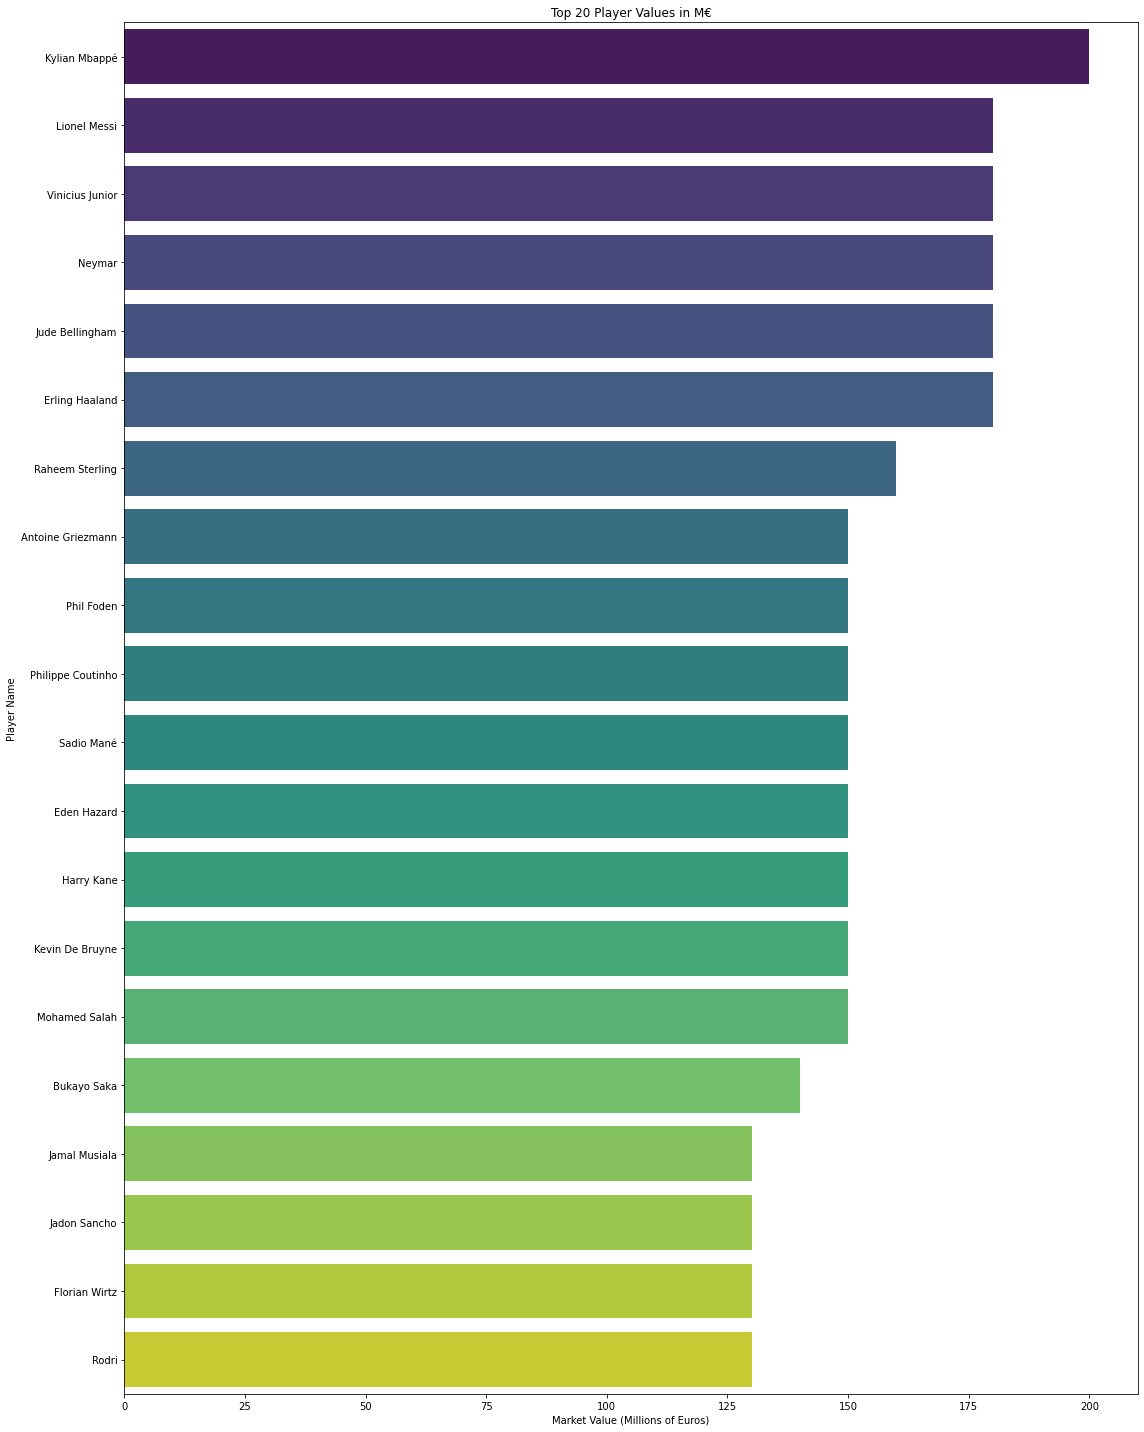

Generate this figure with Python:
# -*- coding: utf-8 -*-
"""
Created on Thu Sep  5 11:37:35 2024

@author: Heikki
"""

import pyodbc
import pandas as pd
import matplotlib.pyplot as plt
import seaborn as sns

# Connection to Database
conn = pyodbc.connect(
    "Driver={ODBC Driver 18 for SQL Server};"
    "Server=localhost\\SQLEXPRESS;"
    "Database=FootballDB;"
    "Trusted_Connection=yes;"
    "TrustServerCertificate=yes"
)

# Query to get wanted data
query = ("""
         SELECT Players.name, Players.player_id, PlayerValuations.market_value_in_eur
         FROM dbo.Players 
         JOIN dbo.PlayerValuations ON Players.player_id = PlayerValuations.player_id
         """)

# Read SQL query into a DataFrame
data = pd.read_sql(query, conn)

# Close the connection
conn.close()

# Convert market_value_in_eur to millions of euros
data['market_value_in_eur'] = data['market_value_in_eur'] / 1_000_000

# Remove duplicates, keeping the entry with the highest market value
data = data.sort_values(by='market_value_in_eur', ascending=False).drop_duplicates(subset='name', keep='first')

# Sort by market_value_in_eur in descending order and get the top 20
top_20_values = data.sort_values(by='market_value_in_eur', ascending=False).head(20)

# Check the data to ensure it's correct
print(top_20_values.shape)  
print(top_20_values.head(20))  

# Plot the top 20 player values
plt.figure(figsize=(16, 20))  
sns.barplot(x='market_value_in_eur', y='name', data=top_20_values, palette='viridis')
plt.title('Top 20 Player Values in M€')
plt.xlabel('Market Value (Millions of Euros)')
plt.ylabel('Player Name')

# Rotate y-axis labels 
plt.yticks(rotation=0)

# Adjust layout to fit all labels
plt.tight_layout()

plt.show()
